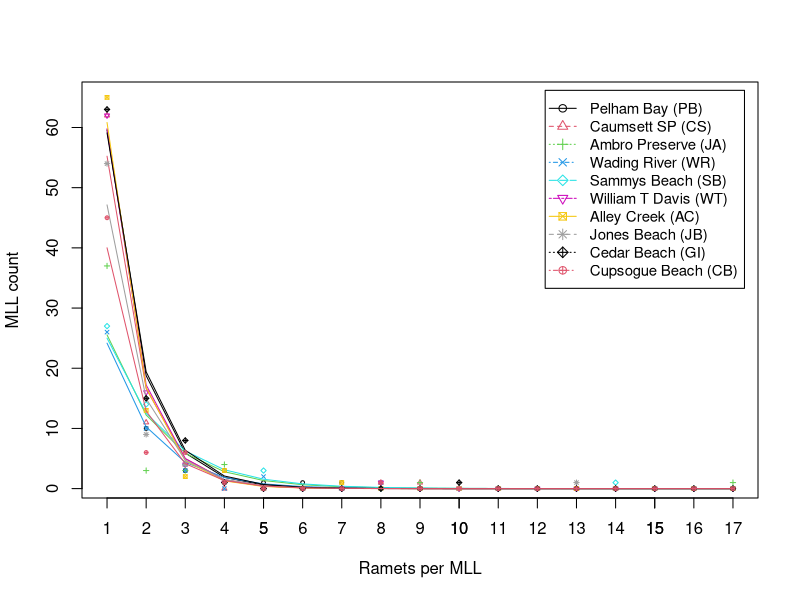
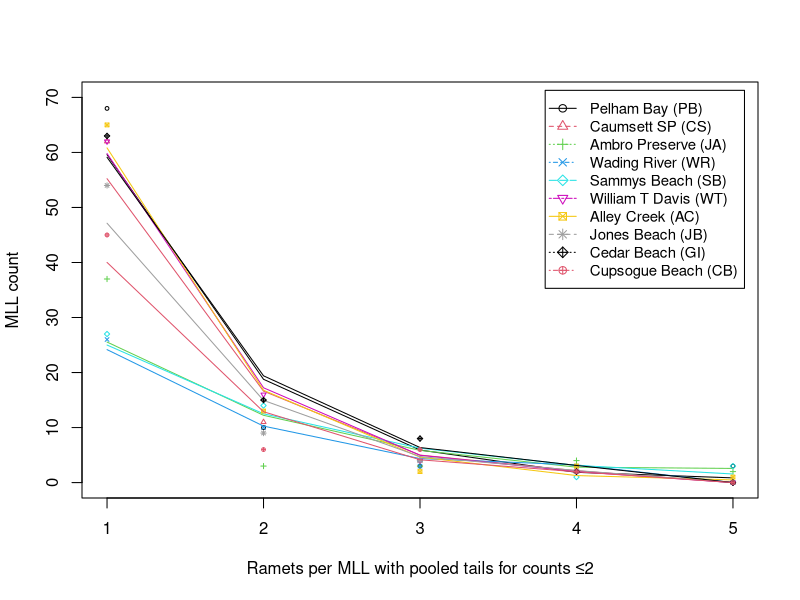

Recreate these plots in R, in order.
#########################################
#                                       #
#   Title: Fit Poisson models to genet  # 
#   and ramet count data from 10        #
#   Long Island and NYC, NY Populations #
#   Distributions for MLL               #
#   Size Distributions                  # 
#   Authors: Brent A. Johnson           #
#         & Matthew B. Hamilton         #
#   Date last edited: 26 June 2025      #
#   Manuscript: S. patens landscape     # 
#   genetics - Long Island & NYC        #
#                                       #
#########################################

# --------------------------------------

# Load rstudioapi package to be able to get directory of source file
library("rstudioapi")

setwd(dirname(getActiveDocumentContext()$path)) # Set working directory to source file location

getwd() # Check updated working directory

dat <- read.csv("4.Long_Island_MLLs.csv")

# subset of data
tmp1 <- dat[,c("pop","ramet.count","obs.genets")] 

max.ramet.count <- max(tmp1$ramet.count)

n.pops <- max(tmp1$pop)

# create data frame with max.ramet.count ramets for every population
tmp2 <- data.frame(pop=rep(1:n.pops,rep(max.ramet.count,n.pops)), ramet.count=rep(1:max.ramet.count,n.pops))

# merge data sets
dat2 <- merge(x=tmp2,y=tmp1,by=c("pop","ramet.count"),all.x=TRUE)

# fill in the NA's with 0's
dat2$obs.genets[is.na(dat2$obs.genets)] <- 0

# ANOTHER WAY to VIEW DATA 
# =========================
M <- as.table(matrix(dat2$obs.genets,nrow=n.pops,ncol=max.ramet.count,byrow=TRUE))
dimnames(M) <- list(pop=1:n.pops,ramet.count=1:max.ramet.count)

Xsq <- chisq.test(M) # -->> leads to error message
#fisher.test(M,simulate.p.value=TRUE,B=1000000) # p=0.02393 => reject the null hypothesis of independence
fisher.test(M,simulate.p.value=TRUE,B=100000) # can run smaller reps just to see

simplerate.mat <- matrix(NA, n.pops, 2)
yhat.simple <- matrix(NA, n.pops, max.ramet.count)
yhat.ols <- matrix(NA, n.pops, max.ramet.count)

###
# pool observations in tails when 2 or fewer observations (see Boos and Stephanski 2004 p. 22)
# goodness-of-fit statistics => by defn, the squared observed minus expected, divided by the expected
# ----------------------------------------------------------------------------------------------------
# 1st column : all the columns/cells
# 2nd column : collapse tail cells starting with the one whose value is 2 or fewer
#
g2.statistics <- matrix(NA, n.pops, 4) 
dimnames(g2.statistics) <- list(c(paste("pop",1:n.pops,sep=" ")),c("actual","collapsed", "no.cells", "p.val"))

# the minimum number of genet occurrences for a ramet count category when pooling tails
min_genet_count <- 2

max.ramet.category.count <- 1 #initialize

# Determine the number of ramet categories when pooling tails of observed distributions of ramets per genet
for (npop in 1:n.pops) {
  # find the ramet count categories that are > min_genet_count
  tmp <- dat2[(dat2$pop == npop) & (dat2$obs.genets > min_genet_count),"ramet.count"]
  #print(npop)
  #print(tmp)
  
  # the maximum ramet count category that is > min_genet_count for this pop
  ramet.category.count <- max(tmp)
  
  # store the maximum ramet count category if it is the largest so far
  if (ramet.category.count > max.ramet.category.count) {
    max.ramet.category.count <- ramet.category.count
  }
 
}

# get number of ramet categories in pooled distribution where sum of tail observations < min_genet_count
# will be placed in largest ramet category
max.pooled.ramet.count <- max.ramet.category.count
#print(max.pooled.ramet.count)

# create data frame to hold data after pooling observations in tails < min_genet_count
data.collapsed.tails <- data.frame(pop=rep(1:n.pops,rep(max.pooled.ramet.count,n.pops)), ramet.count=rep(1:max.pooled.ramet.count,n.pops), obs.genets=(0), pred.genets=(0))
###

# obtain observed and glm-Poisson expected values for both original distributions and pooled distributions
for (J in 1:n.pops) {
  m <- glm(obs.genets ~ ramet.count,family=poisson(link="log"),data=dat2,subset=pop==J)
  
  m.ols <- lm(log(obs.genets+1) ~ log(ramet.count),data=dat2,subset=pop==J)
  
  #m <- glm(obs.genets ~ ramet.count,family=quasipoisson(link="log"),data=dat2,subset=pop==J)
  
  simplerate.mat[J,] <- m$coefficients
  yhat.simple[J,] <- predict(m,newdata=NULL,type="response",se.fit=FALSE)
  yhat.ols[J,] <- predict(m.ols,newdata=NULL,type="response",se.fit=FALSE)
  
  observed.counts <- dat2$obs.genets[dat2$pop==J]
  predicted.values <- yhat.simple[J,]
  #cat("predicted.values = ", predicted.values,"\n")
  
  g2.poisson <- sum((observed.counts-predicted.values)^2/predicted.values)
  
  # find the ramet count categories that are > min_ramet_count
  tmp <- dat2[(dat2$pop == J) & (observed.counts > min_genet_count),"ramet.count"]
  #print(tmp)
  #stop("testing\n")
  
  # store the maximum ramet count category that is > min_ramet_count
  last.cell <- max(tmp)
  
  # make index vector for obs and exp with pooled tail
  observed.cells <- 1:last.cell
  #cat("observed.cells indices = ", observed.cells,"\n")
  
  # make index vector
  collapsed.cells <- (last.cell+1):max.ramet.count
  #cat("collaposed.cells indices = ", collapsed.cells,"\n")
  
  observed.collapsed <- sum(observed.counts[collapsed.cells])

  predicted.collapsed <- sum(predicted.values[collapsed.cells])
  #cat("obs and exp collapsed cells = ",c(observed.collapsed,predicted.collapsed),"\n")
  
  #print(observed.cells)
  #print(observed.counts[observed.cells])
  
  # some steps to save observed and predicted values for later plotting
  # number of ramet categories after pooling tails
  length.collapsed <- length(observed.counts[observed.cells])
  

  # store observed ramets per genet counts for plotting later, except pooled
  data.collapsed.tails$obs.genets[((J*max.pooled.ramet.count)-(max.pooled.ramet.count-1)):((J*max.pooled.ramet.count)-(max.pooled.ramet.count-last.cell))] <- observed.counts[observed.cells]
  
  # store pooled ramets per genet counts for plotting later
  data.collapsed.tails$obs.genets[((((J-1)*max.pooled.ramet.count))+(last.cell + 1))] <- observed.collapsed
  
  
  # store predicted ramets per genet counts other than the pooled cell for plotting later
  data.collapsed.tails$pred.genets[((J*max.pooled.ramet.count)-(max.pooled.ramet.count-1)):((J*max.pooled.ramet.count)-(max.pooled.ramet.count-last.cell))] <- predicted.values[observed.cells]
  
  # store predicted ramets per genet counts from pooled cells for plotting later
  data.collapsed.tails$pred.genets[((((J-1)*max.pooled.ramet.count))+(last.cell + 1))] <- predicted.collapsed
  
  
  g2.poisson.approx <- 0
  # sum up over categories with observed ramets >2 first
  g2.possion.approx <- sum((observed.counts[observed.cells]-predicted.values[observed.cells])^2/predicted.values[observed.cells])
  # then add pooled tail categories of observed ramets
  g2.poisson.approx <- g2.poisson.approx + (observed.collapsed-predicted.collapsed)^2/predicted.collapsed
  
  #g2.ols <- sum((log(dat2$obs.genets[dat2$pop==J]+1)-yhat.ols[J,])^2/yhat.ols[J,])
  g2.statistics[J,1:2] <- c(g2.poisson,g2.poisson.approx)
  g2.statistics[J,3] <- last.cell + 1
  
  # degrees of freedom for conservative GOF test => no.of.cells minus 1
  g2.statistics[J,4] <- 1-pchisq(q=g2.poisson.approx,df=last.cell,ncp=0,lower.tail=TRUE,log.p=FALSE)
}

# save pooled tail data frame as file
write.csv(data.collapsed.tails, "Long_Island_MLLs_pooledtails.csv", row.names = FALSE)

# print g2 table
g2.statistics

# m.saturated => model for different rate and different intercept for each population
m.saturated <- glm(obs.genets ~ as.factor(pop)+ramet.count+as.factor(pop)*ramet.count,family=poisson(link="log"),data=dat2)
summary(m.saturated)

# m.reduced.1 => model for same rate parameter for all pops, but different intercepts for each pops
m.reduced.1 <- glm(obs.genets ~ as.factor(pop)+ramet.count,family=poisson(link="log"),data=dat2)
summary(m.reduced.1)

# m.reduced.2 => model for same rate parameter and same intercept parameter for all pops
m.reduced.2 <- glm(obs.genets ~ ramet.count,family=poisson(link="log"),data=dat2)
summary(m.reduced.2)


###
# plot the results


### Plot of the observed genet counts as a function of the ramet counts, plus a line through the fitted values
plot(dat2$ramet.count[dat2$pop==1],dat2$obs.genets[dat2$pop==1],type="n", ylim=c(1,65), xlim=c(1,max(dat2$ramet.count)),
     xlab="Ramets per MLL", ylab="MLL count")
#, main="Distributions of ramets per genet\nin each population"

axis(1,at=c(1:max(dat2$ramet.count)))

for (J in 1:10) {
  points(dat2$ramet.count[dat2$pop==J],dat2$obs.genets[dat2$pop==J],pch=J,cex=0.5,col=J)
  
  lines(dat2$ramet.count[dat2$pop==J],yhat.simple[J,],col=J)
}

legend("topright", inset=.02,
       legend=c("Pelham Bay (PB)", "Caumsett SP (CS)","Ambro Preserve (JA)","Wading River (WR)",
                "Sammys Beach (SB)","William T Davis (WT)","Alley Creek (AC)","Jones Beach (JB)",
                "Cedar Beach (GI)","Cupsogue Beach (CB)"),
       pch = c(1:10), lty= c(1:10), col = c(1:10), cex=0.9, pt.cex = 1
)



# define plot window size
#dev.new(width = 500, height = 300, unit = "px")

### using ramets per genet with pooled tails
### Plot of observed genet counts as a function of the collapsed ramet counts, plus a line through the predicted values

plot(data.collapsed.tails$ramet.count[data.collapsed.tails$pop==1],data.collapsed.tails$obs.genets[data.collapsed.tails$pop==1],type="n", ylim=c(0,70), xlim=c(1,max.pooled.ramet.count), xaxt="n",
     xlab="Ramets per MLL with pooled tails for counts ≤2", ylab="MLL count")
#, main="Distributions of ramets per MLL genet\nin each population with pooled tails"
axis(1,at=c(1:max.pooled.ramet.count))

for (J in 1:10) {
  points(data.collapsed.tails$ramet.count[data.collapsed.tails$pop==J],data.collapsed.tails$obs.genets[data.collapsed.tails$pop==J],pch=J,cex=0.5,col=J)
  
  lines(data.collapsed.tails$ramet.count[data.collapsed.tails$pop==J],data.collapsed.tails$pred.genets[data.collapsed.tails$pop==J],col=J)
}

legend("topright", inset=.02, 
       legend=c("Pelham Bay (PB)", "Caumsett SP (CS)","Ambro Preserve (JA)","Wading River (WR)",
                "Sammys Beach (SB)","William T Davis (WT)","Alley Creek (AC)","Jones Beach (JB)", 
                "Cedar Beach (GI)","Cupsogue Beach (CB)"), 
       pch = c(1:10), lty= c(1:10), col = c(1:10), cex=0.9, pt.cex = 1
)
